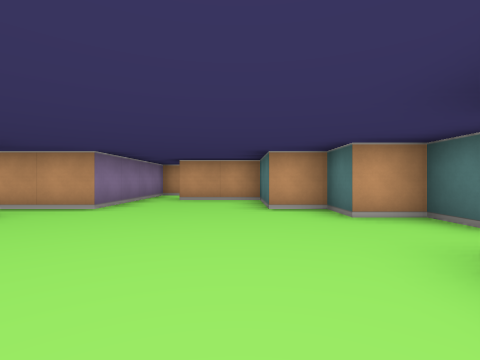
[1] (above)

24 first-person views from a walk through a cub3D level. The camera is about half as high as the walls, looks level and sees 85° across. The floor is counted in squares. Each view is taken from the middle of a square. On the plan, view 1 faces up. The plan holds only what a view shows up to about 9 squares ahead; the rest is blank.

[2]
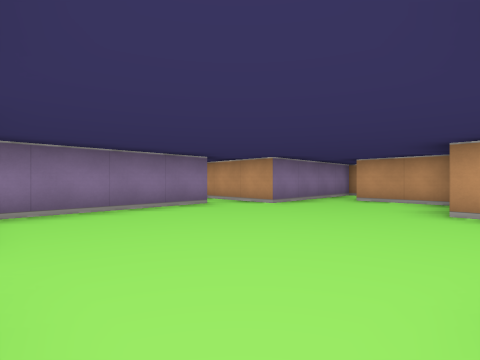

[3]
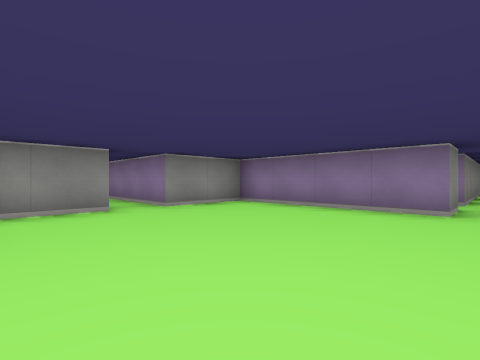

[4]
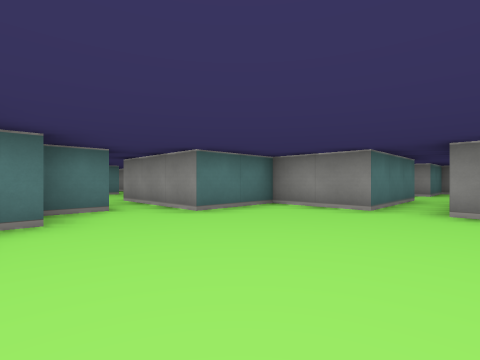

[5]
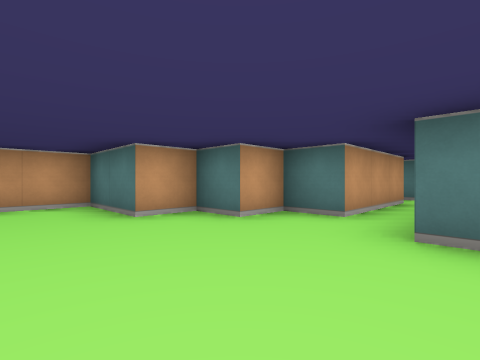

[6]
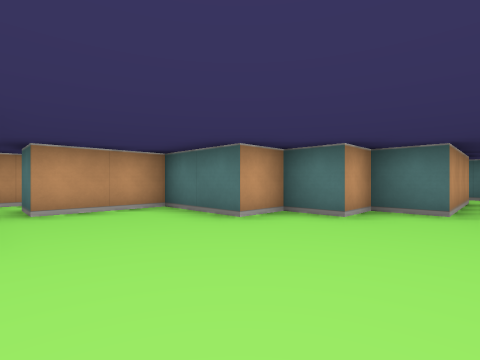

[7]
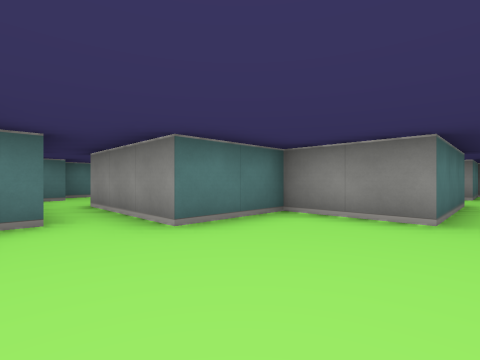

[8]
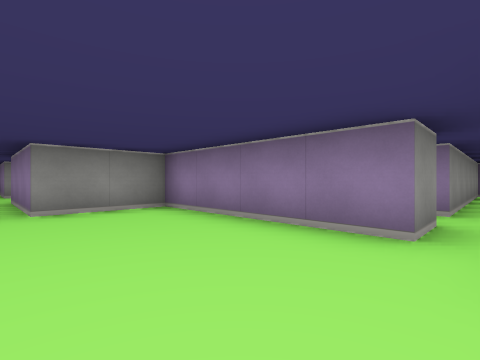

[9]
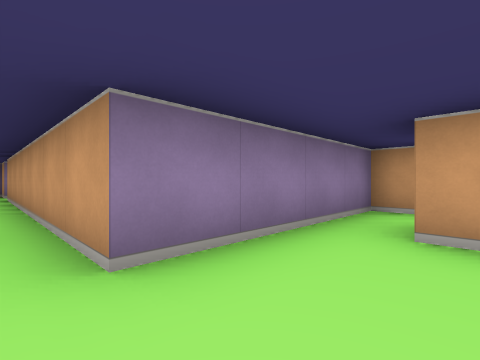

[10]
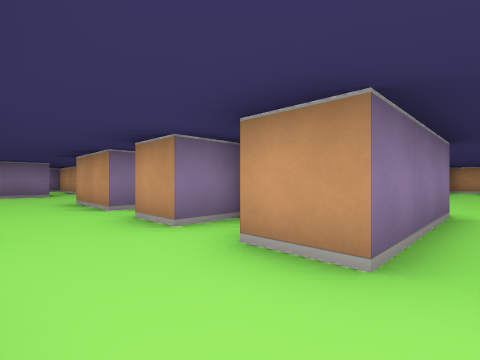

[11]
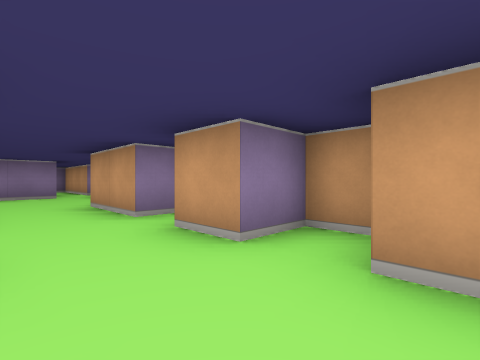

[12]
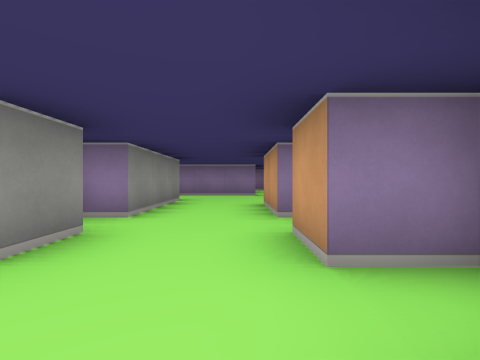

[13]
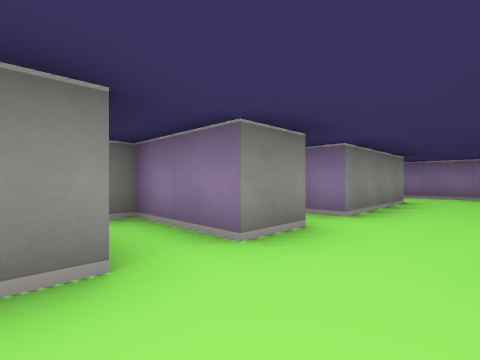

[14]
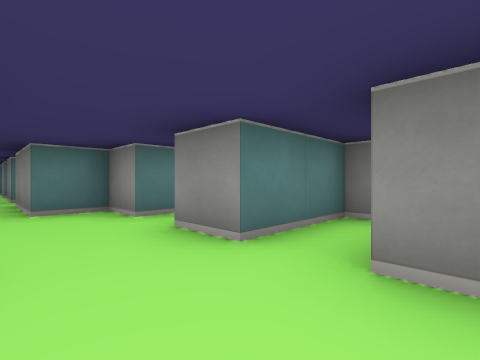

[15]
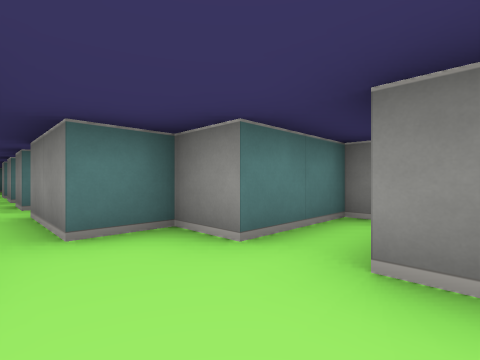

[16]
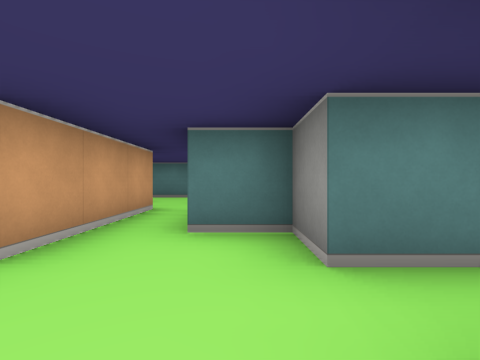

[17]
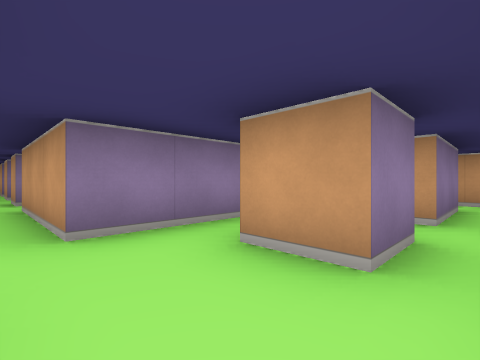

[18]
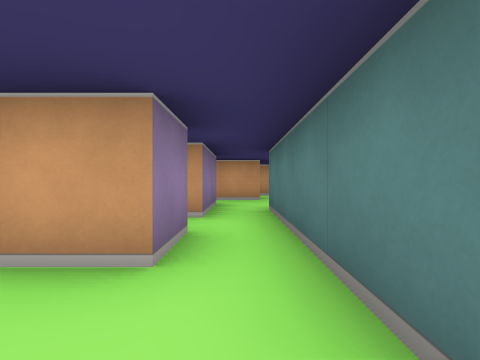

[19]
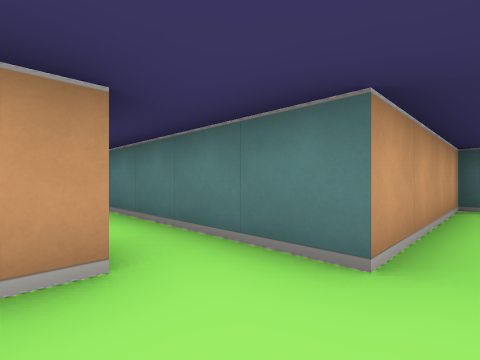

[20]
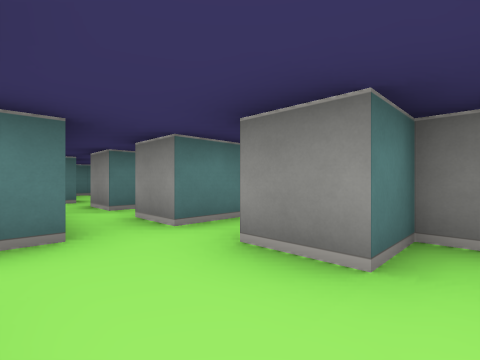

[21]
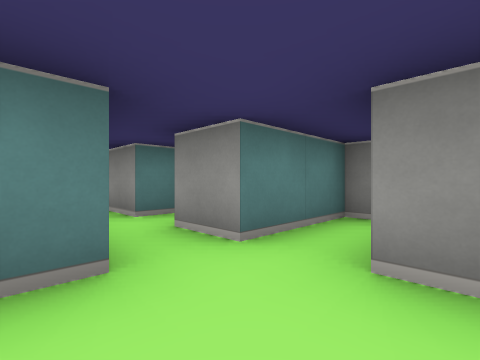

[22]
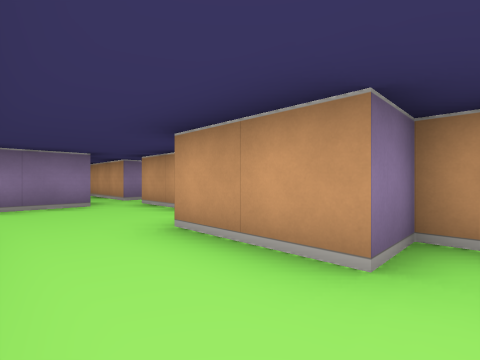

[23]
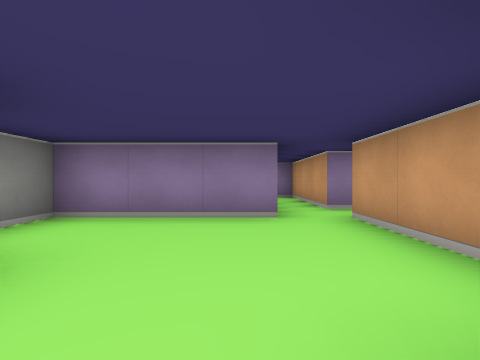

[24]
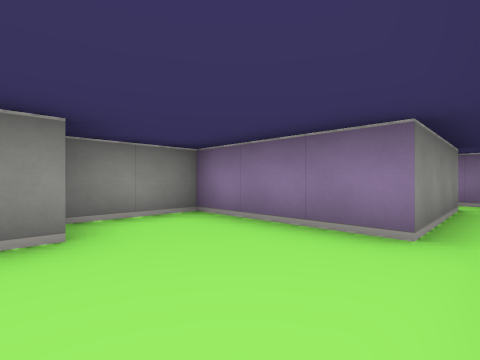

### Floor plan
Points are (right, up) in squares from view 1. A wall is a line through its corners. A room is listed if a view was taken in it or the views show most of it. See-through windows are left out.
Room 1 (views 1, 2, 3, 4, 5, 6, 7, 8, 9)
walls: (-4.5, 3.5) (-3.5, 3.5) (-3.5, -0.5) (-1.5, -0.5) (-1.5, -3.5); (-2.5, 6.5) (-2.5, 4.5) (-4.5, 4.5); (-0.5, -3.5) (-0.5, -0.5) (1.5, -0.5) (1.5, 1.5) (4.5, 1.5); (4.5, 2.5) (2.5, 2.5) (2.5, 3.5) (1.5, 3.5) (1.5, 4.5) (0.5, 4.5) (0.5, 6.5) (-1.5, 6.5)
ways out: opening at (-1, -3) to room 2; opening at (4, 2) to room 6; opening at (-4, 4); opening at (-2, 7)
Room 2 (view 10)
walls: (-1.5, -5.5) (-1.5, -7.4); (-0.5, -7.5) (-0.5, -5.5) (0.5, -5.5) (0.5, -4.5) (2.5, -4.5); (2.5, -3.5) (-0.5, -3.5)
ways out: opening at (-1, -3) to room 1; opening at (-2, -4.5) to room 3; opening at (3, -4) to room 4
Room 3 (views 11, 12, 13, 14, 15, 16)
walls: (-4.5, -5.5) (-3.5, -5.5) (-3.5, -7.5) (-2.5, -7.5) (-2.5, -5.5) (-1.5, -5.5); (-1.5, -3.5) (-2.5, -3.5); (-2.8, -2.5) (-3.5, -2.5) (-3.5, -3.5) (-4.5, -3.5)
ways out: opening at (-2, -4.5) to room 2; opening at (-4, -4.5) to room 5
Room 4 (views 17, 18, 19, 20, 21)
walls: (4.5, -1.5) (4.5, -2.5) (3.5, -2.5); (2.5, -1.5) (2.5, -3.5); (6.5, -3.5) (5.5, -3.5) (5.5, -0.5); (3, -5.5) (3.5, -5.5) (3.5, -4.5) (4.5, -4.5); (5.5, -6.5) (5.5, -4.5) (6.5, -4.5)
ways out: opening at (3, -4) to room 2; opening at (5, 0) to room 6; opening at (6, -4)
Room 5 (views 22, 23, 24)
walls: (-8.6, -5.5) (-5.5, -5.5) (-5.5, -6.1); (-8.6, -2.5) (-10.5, -2.5); (-5, -2.5) (-5.5, -2.5) (-5.5, -3.5) (-7.5, -3.5); (-11.5, -3.5) (-10.5, -3.5) (-10.5, -6.5) (-8.6, -6.5)
ways out: opening at (-4, -4.5) to room 3; opening at (-12.5, -3); opening at (-11, -1.5)
Room 6 (no view inside)
walls: (4.5, 1.5) (4.5, -0.5); (6.5, 1.4) (6.5, 2.8); (5.5, -0.5) (5.5, 0.5); (5.5, 2.5) (4.5, 2.5)
ways out: opening at (4, 2) to room 1; opening at (5, 0) to room 4; opening at (6, 1); opening at (6, 3)

Positions as (right, up) in squares from view 1, and headings:
1: (0, 0), facing up
2: (1, 0), facing up-left
3: (1, 4), facing down-left
4: (-2, 4), facing down-right
5: (-1, 1), facing up-right
6: (-2, 2), facing up-right
7: (-1, 3), facing down-right
8: (-1, 4), facing down-left
9: (-1, 4), facing up-left
10: (-1, -5), facing up-left
11: (-2, -5), facing up-left
12: (-2, -4), facing left
13: (-2, -4), facing down-left
14: (-4, -4), facing down-right
15: (-2, -4), facing down-right
16: (-2, -5), facing right
17: (5, -4), facing up-left
18: (5, -4), facing up
19: (4, -4), facing up-right
20: (3, -3), facing down-right
21: (4, -3), facing down-right
22: (-5, -5), facing up-left
23: (-7, -4), facing left
24: (-8, -3), facing down-left
